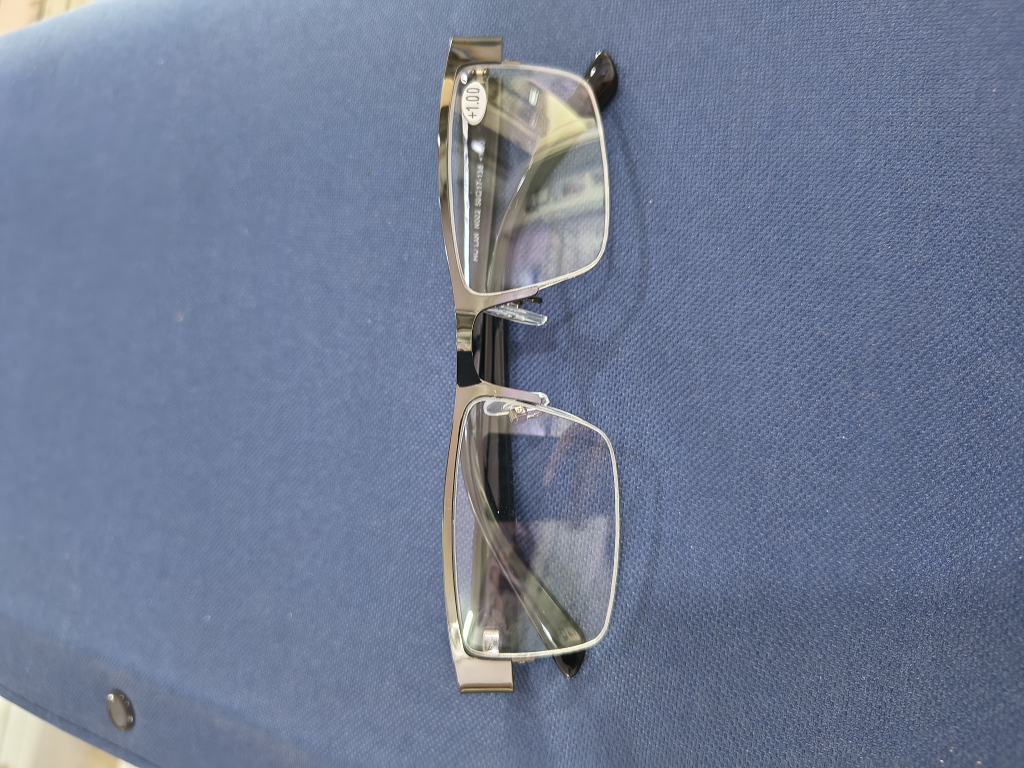
#> input picture Reading glasses -1-001/Reading glasses/IMG_20260824_115535779_HDR.jpg, 4096 x 3072 px (shown at 1/4 size); its folder holds only this picture in this run
$ python process_readers_and_sports.py
#> lines starting #> are read from the running program, lines starting #| are printed output that depends on the picture; after the words box and inside, x2 and y2 are one past the last pixel; in counts of white or black regions, pixels touching at a corner belong together
import os
import glob
from PIL import Image, ImageOps, ImageEnhance
import numpy as np

def tight_crop_frame(src_path, dest_path):
    try:
        img = Image.open(src_path)
#> img is the input picture: PIL image 4096x3072 RGB; mean R, G, B 111.7, 123, 147.9
        img = ImageOps.exif_transpose(img)
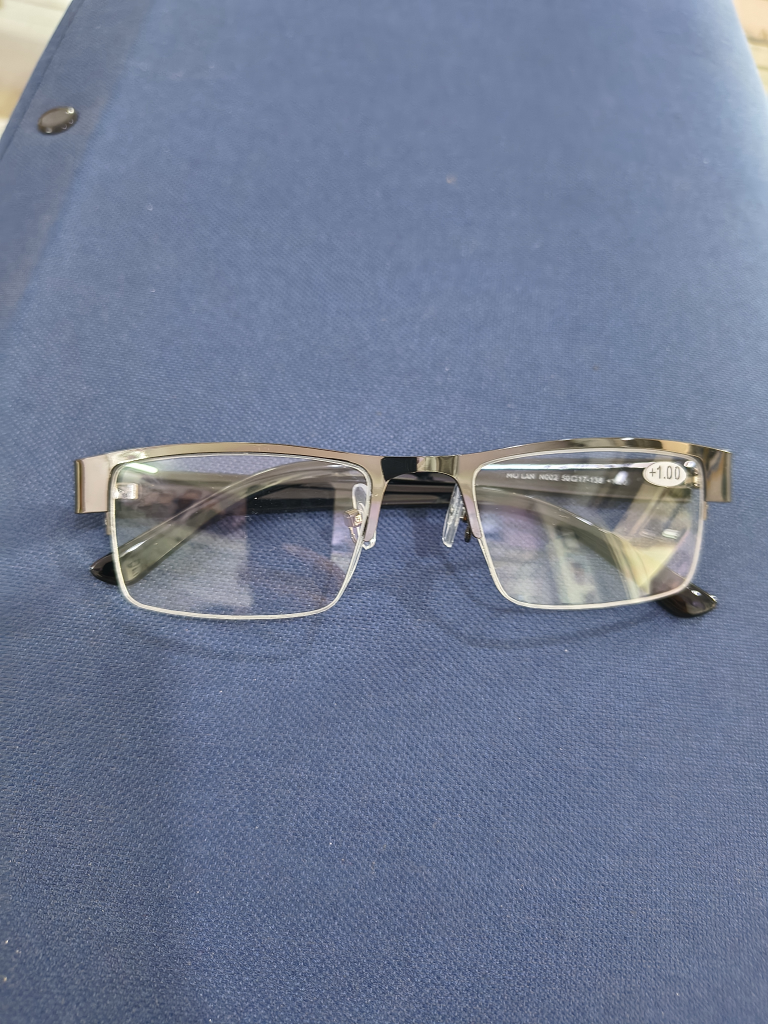
#> img: PIL image 3072x4096 RGB (shown at 1/4 size); mean R, G, B 111.7, 123, 147.9

        w, h = img.size
#> w = 3072; h = 4096
        if w > h:
            img = img.rotate(270, expand=True)

        w, h = img.size

        # Isolate central 65% region
        center_crop = img.crop((int(w * 0.12), int(h * 0.20), int(w * 0.88), int(h * 0.80)))
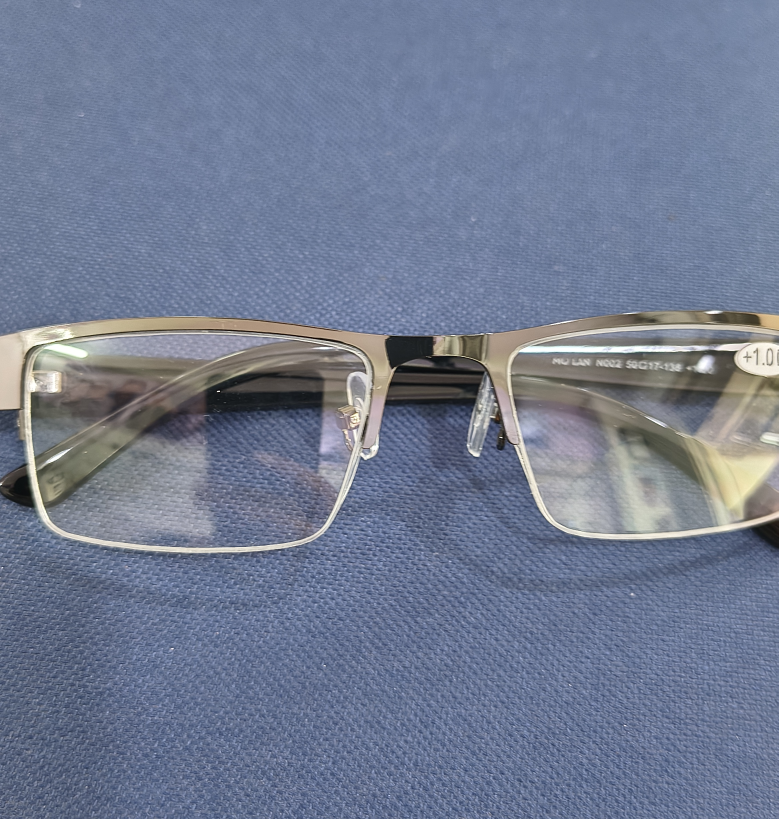
#> center_crop: PIL image 2335x2457 RGB (shown at 1/3 size); mean R, G, B 113.3, 123.3, 146.2
        cw, ch = center_crop.size
#> cw = 2335; ch = 2457

        arr = np.array(center_crop.convert("RGB"))

        corners = np.concatenate([
            arr[0:15, 0:15].reshape(-1, 3),
            arr[0:15, -15:].reshape(-1, 3),
            arr[-15:, 0:15].reshape(-1, 3),
            arr[-15:, -15:].reshape(-1, 3)
        ])
#> corners = 900 rows, first 8: [114, 128, 155], [114, 128, 155], [112, 126, 153], [111, 125, 152], [113, 127, 154], [114, 128, 155], [115, 129, 156], [115, 129, 156]
        bg_color = np.mean(corners, axis=0)
#> bg_color = [110.6, 123.1, 150.7]

        diff = np.sqrt(np.sum((arr - bg_color) ** 2, axis=2))
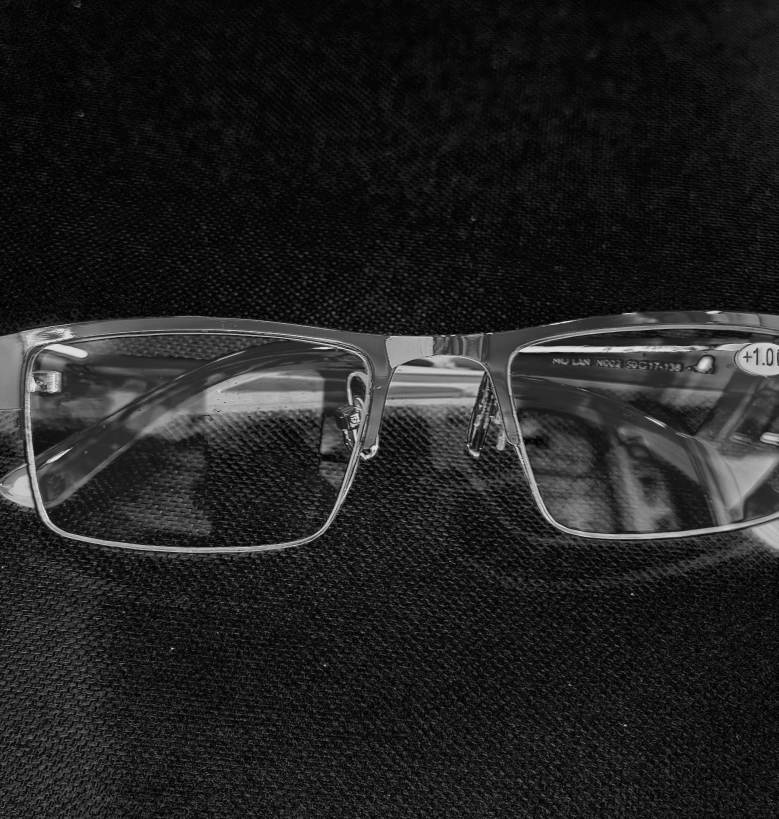
#> diff: shape (2457, 2335) float64 (shown at 1/3 size); min 1.15, max 223.9, mean 34.6
        mask = diff > 22
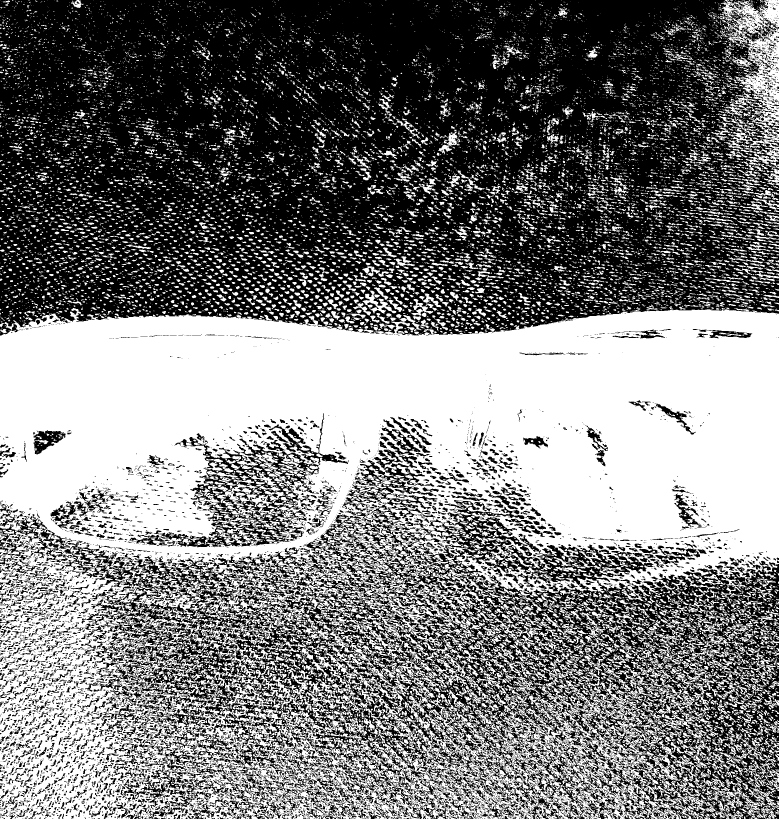
#> mask: shape (2457, 2335) bool (shown at 1/3 size); 48.4% white; 23927 white regions (16829 under 20 px), largest, box (x1, y1, x2, y2) and area: (0, 924, 2335, 2457) 1900710, (2162, 0, 2335, 493) 33905, (1137, 1708, 1500, 1953) 14924

        row_indices = np.where(np.sum(mask, axis=1) > 20)[0]
#> row_indices = 2457 values from 0 to 2456
        col_indices = np.where(np.sum(mask, axis=0) > 20)[0]
#> col_indices = 2335 values from 0 to 2334

        if len(row_indices) > 0 and len(col_indices) > 0:
            ymin, ymax = row_indices[0], row_indices[-1]
#> ymin = 0; ymax = 2456
            xmin, xmax = col_indices[0], col_indices[-1]
#> xmin = 0; xmax = 2334

            pad_x = int((xmax - xmin) * 0.12)
#> pad_x = 280
            pad_y = int((ymax - ymin) * 0.14)
#> pad_y = 343

            ymin = max(0, ymin - pad_y)
            ymax = min(ch, ymax + pad_y)
#> ymax = 2457
            xmin = max(0, xmin - pad_x)
            xmax = min(cw, xmax + pad_x)
#> xmax = 2335

            frame_cropped = center_crop.crop((xmin, ymin, xmax, ymax))
        else:
            frame_cropped = center_crop

        fw, fh = frame_cropped.size
#> fw = 2335; fh = 2457
        max_dim = max(fw, fh)
#> max_dim = 2457

        bg_tuple = (int(bg_color[0]), int(bg_color[1]), int(bg_color[2]))
#> bg_tuple = (110, 123, 150)
        canvas = Image.new("RGB", (max_dim, max_dim), bg_tuple)
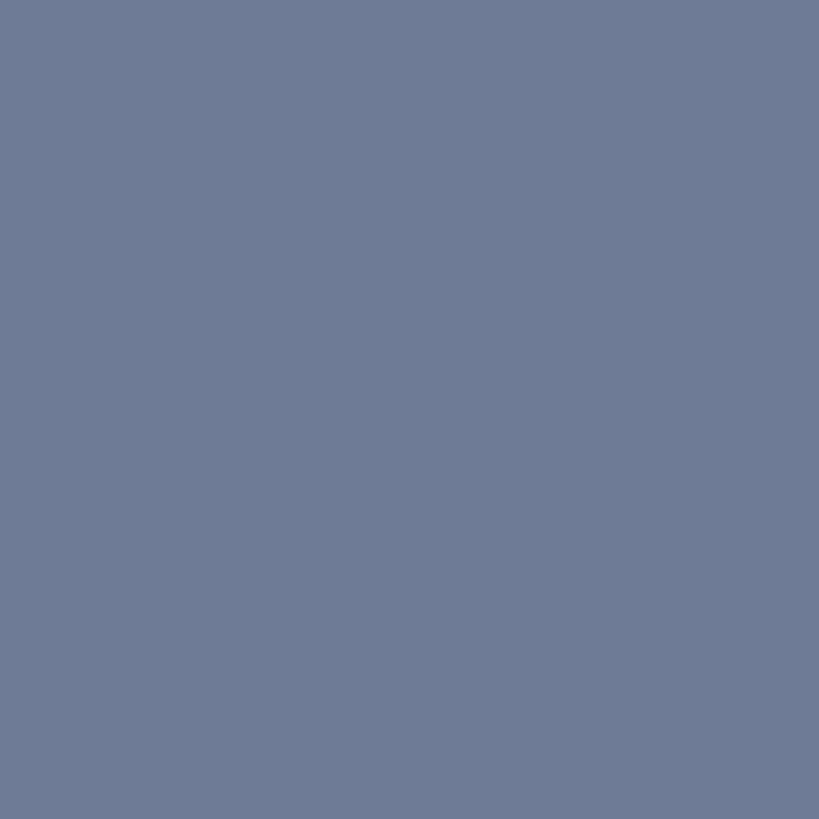
#> canvas: PIL image 2457x2457 RGB (shown at 1/3 size); mean R, G, B 110, 123, 150

        pos_x = (max_dim - fw) // 2
#> pos_x = 61
        pos_y = (max_dim - fh) // 2
#> pos_y = 0
        canvas.paste(frame_cropped, (pos_x, pos_y))

        final_img = canvas.resize((900, 900), Image.Resampling.LANCZOS)
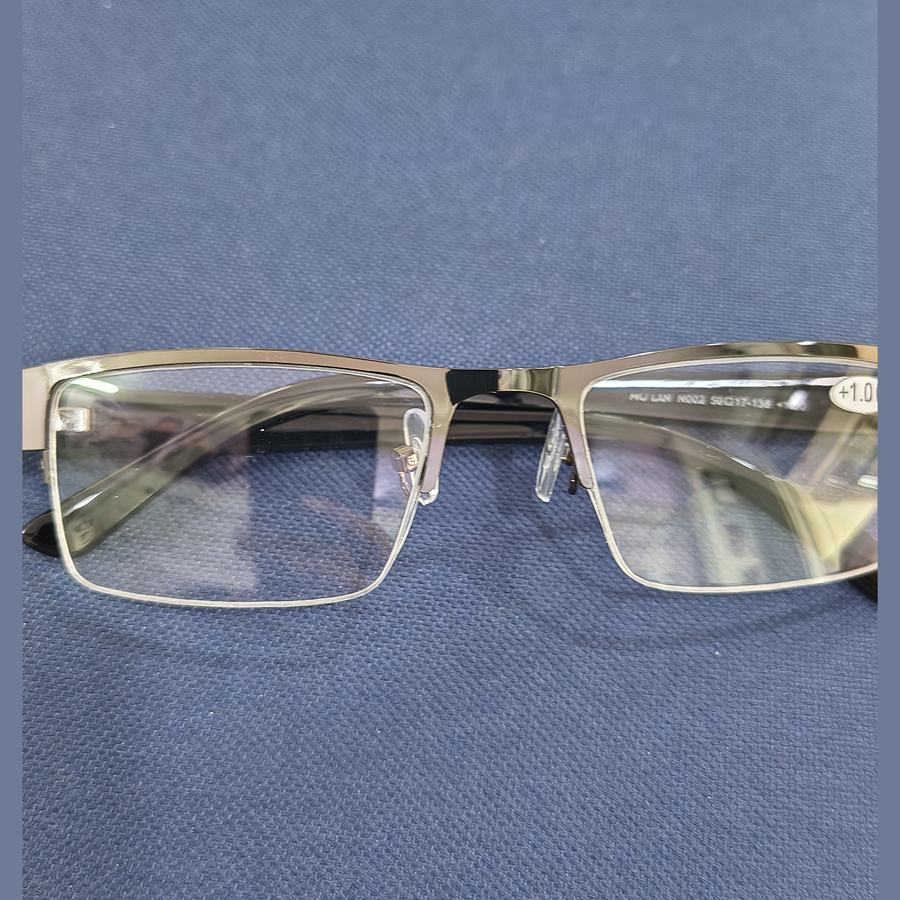
#> final_img: PIL image 900x900 RGB; mean R, G, B 113.2, 123.3, 146.4
        final_img = ImageEnhance.Sharpness(final_img).enhance(1.3)
        final_img = ImageEnhance.Contrast(final_img).enhance(1.06)

        final_img.save(dest_path, "JPEG", quality=93, optimize=True)
        return True
    except Exception as e:
        print(f"Error {src_path}: {e}")
        return False

os.makedirs("images/products/readers", exist_ok=True)
os.makedirs("images/products/sports", exist_ok=True)

# 1. Process Reading Glasses
readers_src = sorted(glob.glob("Reading glasses -1-001/Reading glasses/*.jpg"))
print(f"Processing {len(readers_src)} Reading glasses photos...")
for idx, r in enumerate(readers_src):
    dest = f"images/products/readers/reader_frame_{idx+1}.jpg"
    tight_crop_frame(r, dest)

# 2. Process Sports Sunglasses
sports_src = sorted(glob.glob("Sports sunglasses/Sports sunglasses/*.jpg"))
print(f"Processing {len(sports_src)} Sports sunglasses photos...")
for idx, s in enumerate(sports_src):
    dest = f"images/products/sports/sports_frame_{idx+1}.jpg"
    tight_crop_frame(s, dest)

print("Readers and Sports photos processed successfully!")

$ run again, on Reading glasses -1-001/Reading glasses/IMG_20260824_115544113_HDR.jpg
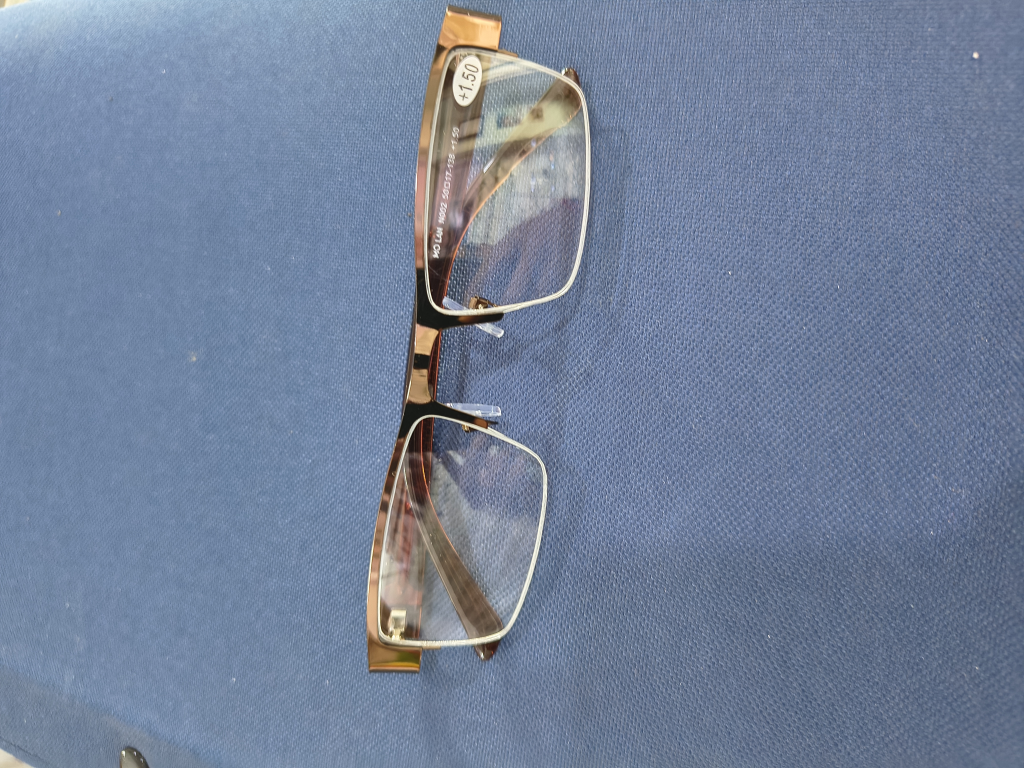
#> input picture Reading glasses -1-001/Reading glasses/IMG_20260824_115544113_HDR.jpg, 4096 x 3072 px (shown at 1/4 size)
#> in tight_crop_frame, img is the input picture: PIL image 4096x3072 RGB; mean R, G, B 114.9, 129.3, 154.6
#> img: PIL image 3072x4096 RGB
#> corners = 900 rows, first 8: [128, 147, 177], [126, 145, 175], [124, 143, 173], [124, 143, 173], [126, 145, 175], [129, 148, 178], [130, 149, 179], [129, 148, 178]
#> bg_color = [114.8, 131.1, 159.7]
#> in tight_crop_frame, `mask = diff > 22`:
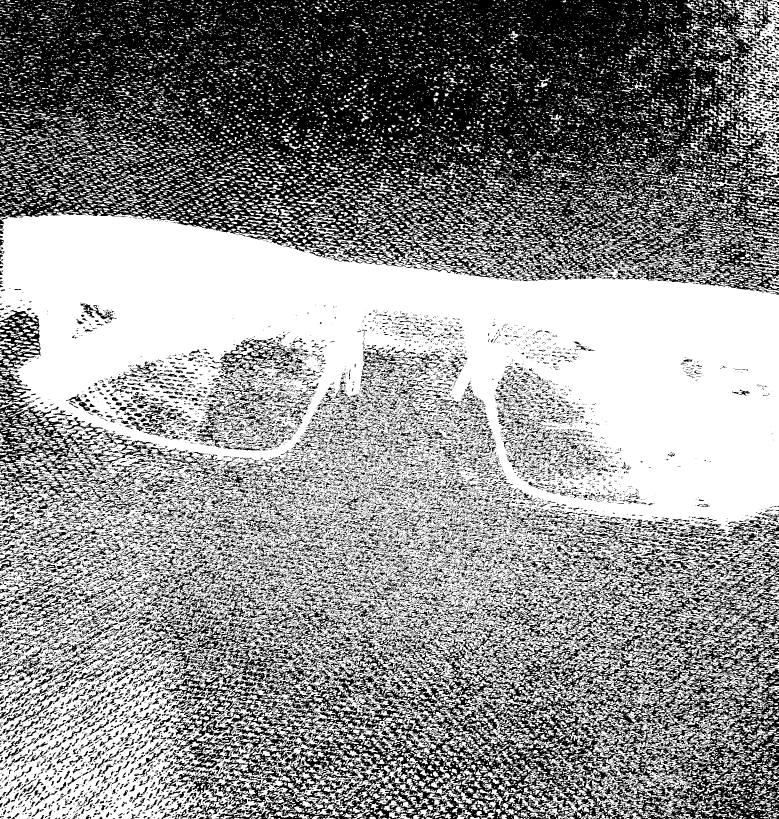
#> mask: shape (2457, 2335) bool (shown at 1/3 size); 56.3% white; 18644 black regions (15073 under 20 px), largest, box (x1, y1, x2, y2) and area: (0, 0, 2335, 884) 1332376, (347, 1617, 2335, 2457) 599429, (0, 1202, 325, 1537) 34045
#> row_indices = 2457 values from 0 to 2456
#> col_indices = 2335 values from 0 to 2334
#> in tight_crop_frame, `ymin, ymax = row_indices[0], row_indices[-1]`: ymin = 0; ymax = 2456
#> in tight_crop_frame, `xmin, xmax = col_indices[0], col_indices[-1]`: xmin = 0; xmax = 2334
#> pad_x = 280
#> pad_y = 343
#> in tight_crop_frame, `ymax = min(ch, ymax + pad_y)`: ymax = 2457
#> in tight_crop_frame, `xmax = min(cw, xmax + pad_x)`: xmax = 2335
#> bg_tuple = (114, 131, 159)
#> in tight_crop_frame, `final_img = canvas.resize((900, 900), Image.Resampling.LANCZOS)`:
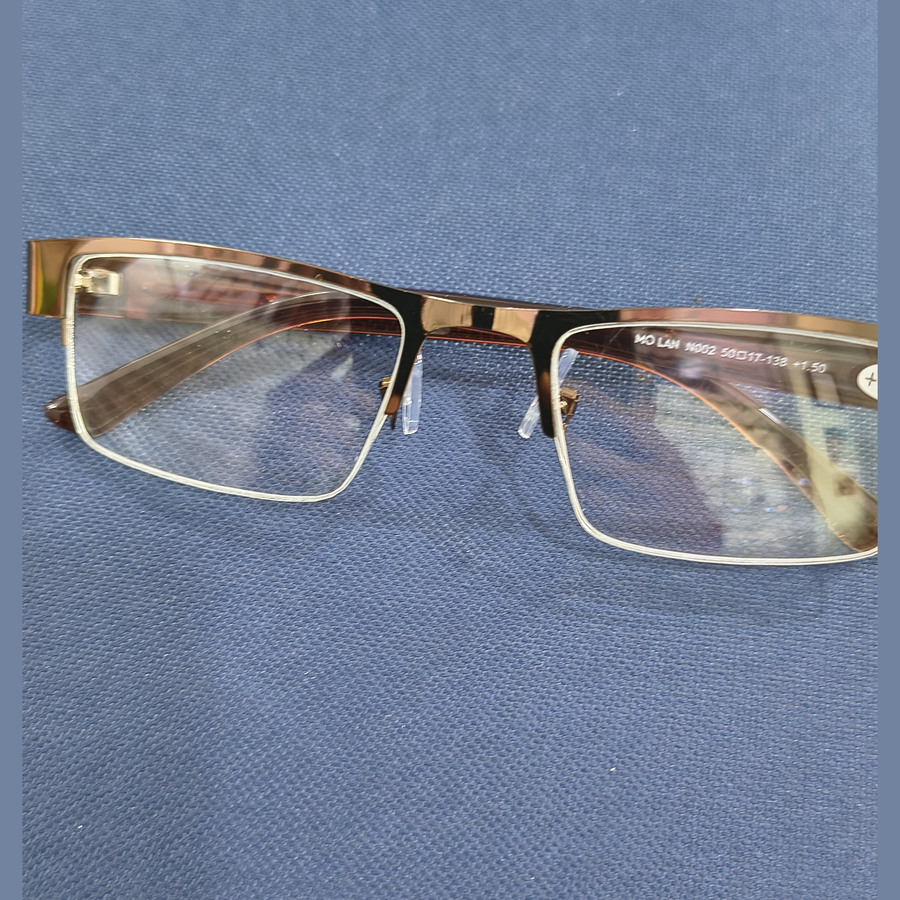
#> final_img: PIL image 900x900 RGB; mean R, G, B 116.7, 129, 152
